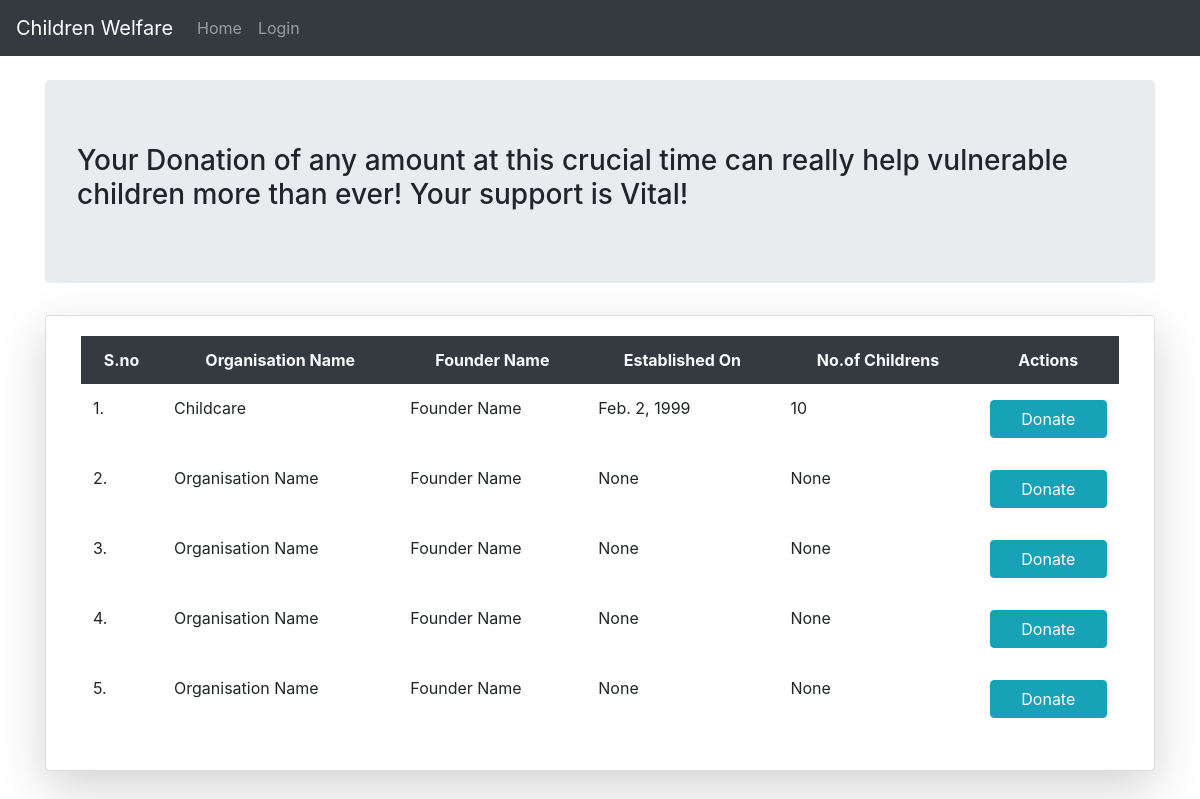
The page /details/ on the database as committed earlier.
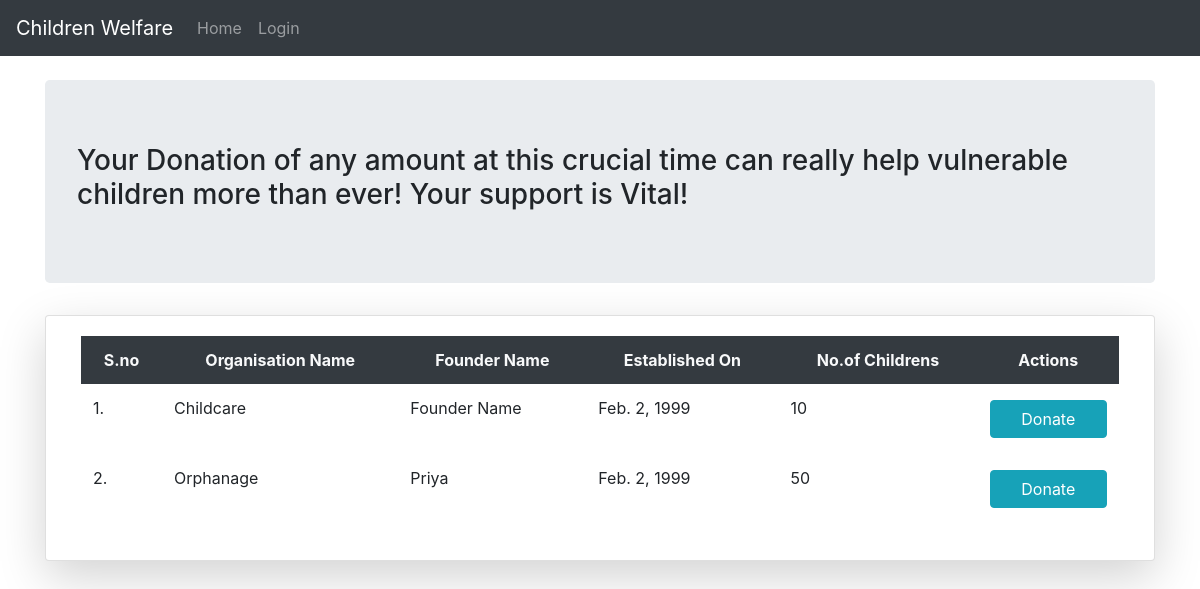
The same page on the database as committed later.
### App/models.py (models this page shows)
class Orgdetails(models.Model):
	org_name=models.CharField(max_length=50,default="Organisation Name")
	found_name=models.CharField(max_length=50,default="Founder Name")
	est_date=models.DateField(null=True)
	no_of_childrens=models.IntegerField(null=True)
	org=models.OneToOneField(User,on_delete=models.CASCADE)

### App/views.py (the view)
# urls.py: path('details/',views.details,name="details"),
def details(request):
	q=Orgdetails.objects.all()
	return render(request,'html/details.html',{'q':q})

### App/templates/html/details.html (shortened to what this page needs)
{% extends 'html/base.html' %}
{% block content %}
<div class="container">
      <div class="jumbotron mt-4">
            <h3>Your Donation of any amount at this crucial time can really help vulnerable children more than ever! Your support is Vital!</h3>
      </div>
		<div class="card col-md mt-2 shadow-lg">
			<div class="card-body">
				<table class="table table-borderless table-center">
					<tr class="bg-dark text-light text-center">
						<th>S.no</th>
						<th>Organisation Name</th>
						<th>Founder Name</th>
						<th>Established On</th>
						<th>No.of Childrens</th>
						<th>Actions</th>
					</tr>
            		{% for i in q %}
            		<tr>
            			<td>{{forloop.counter}}.</td>
            			<td>{{i.org_name}}</td>
            			<td>{{i.found_name}}</td>
            			<td>{{i.est_date}}</td>
            			<td>{{i.no_of_childrens}}</td>
            			<td colspan="3">
            				<a href="{% url 'don' %}" class="btn btn-info col-sm my-1">Donate</a><br>
            			</td>
            		</tr>
            		{% endfor %}
            	</table>
</div>
{% endblock %}

Rows that differ between the two databases and show on the page:
removed Orgdetails: org_name "Organisation Name", found_name "Founder Name", est_date "None", no_of_childrens "None"
removed Orgdetails: org_name "Organisation Name", found_name "Founder Name", est_date "None", no_of_childrens "None"
removed Orgdetails: org_name "Organisation Name", found_name "Founder Name", est_date "None", no_of_childrens "None"
changed Orgdetails: org_name "Organisation Name" → "Orphanage"; found_name "Founder Name" → "Priya"; est_date "None" → "Feb. 2, 1999"; no_of_childrens "None" → "50"
